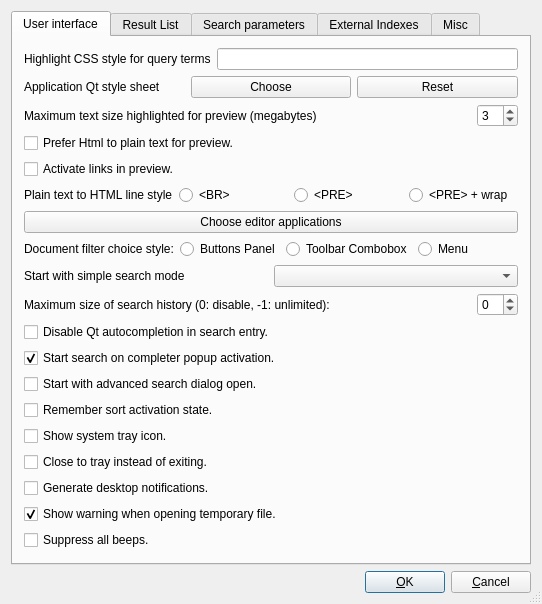
<?xml version="1.0" encoding="UTF-8"?>
<ui version="4.0">
 <class>uiPrefsDialogBase</class>
 <widget class="QDialog" name="uiPrefsDialogBase">
  <property name="geometry">
   <rect>
    <x>0</x>
    <y>0</y>
    <width>542</width>
    <height>449</height>
   </rect>
  </property>
  <property name="windowTitle">
   <string>Recoll - User Preferences</string>
  </property>
  <property name="sizeGripEnabled">
   <bool>true</bool>
  </property>
   <layout class="QVBoxLayout">
    <item>
     <widget class="QTabWidget" name="tabWidget">
      <property name="currentIndex">
       <number>0</number>
      </property>
      <widget class="QWidget" name="tab">
       <attribute name="title">
        <string>User interface</string>
       </attribute>
       <layout class="QVBoxLayout">
        <item>
         <layout class="QVBoxLayout">
          <item>
           <layout class="QHBoxLayout">
            <item>
             <widget class="QLabel" name="textLabelqtc">
              <property name="text">
               <string>Highlight CSS style for query terms</string>
              </property>
              <property name="wordWrap">
               <bool>false</bool>
              </property>
             </widget>
            </item>
            <item>
             <widget class="QLineEdit" name="qtermStyleLE">
              <property name="minimumSize">
               <size>
                <width>50</width>
                <height>0</height>
               </size>
              </property>
              <property name="toolTip">
               <string>Query terms highlighting in results. &lt;br&gt;Maybe try something like &quot;color:red;background:yellow&quot; for something more lively than the default blue...</string>
              </property>
             </widget>
            </item>
           </layout>
          </item>
          <item>
           <layout class="QHBoxLayout">
            <item>
             <widget class="QLabel" name="tLSTL">
              <property name="text">
               <string>Application Qt style sheet</string>
              </property>
              <property name="wordWrap">
               <bool>false</bool>
              </property>
             </widget>
            </item>
            <item>
             <widget class="QPushButton" name="stylesheetPB">
              <property name="toolTip">
               <string>Opens a dialog to select the style sheet file</string>
              </property>
              <property name="text">
               <string>Choose</string>
              </property>
             </widget>
            </item>
            <item>
             <widget class="QPushButton" name="resetSSPB">
              <property name="toolTip">
               <string>Resets the style sheet to default</string>
              </property>
              <property name="text">
               <string>Reset</string>
              </property>
             </widget>
            </item>
           </layout>
          </item>
          <item>
           <layout class="QHBoxLayout">
            <item>
             <widget class="QLabel" name="textLabelHL">
              <property name="sizePolicy">
               <sizepolicy hsizetype="Preferred" vsizetype="Preferred">
                <horstretch>1</horstretch>
                <verstretch>0</verstretch>
               </sizepolicy>
              </property>
              <property name="toolTip">
               <string>Texts over this size will not be highlighted in preview (too slow).</string>
              </property>
              <property name="text">
               <string>Maximum text size highlighted for preview (megabytes)</string>
              </property>
              <property name="wordWrap">
               <bool>false</bool>
              </property>
             </widget>
            </item>
            <item>
             <widget class="QSpinBox" name="maxHLTSB">
              <property name="minimum">
               <number>1</number>
              </property>
              <property name="value">
               <number>3</number>
              </property>
             </widget>
            </item>
           </layout>
          </item>
          <item>
           <widget class="QCheckBox" name="previewHtmlCB">
            <property name="text">
             <string>Prefer Html to plain text for preview.</string>
            </property>
            <property name="checked">
             <bool>false</bool>
            </property>
           </widget>
          </item>
          <item>
           <widget class="QCheckBox" name="previewActiveLinksCB">
            <property name="toolTip">
             <string>Make links inside the preview window clickable, and start an external browser when they are clicked.</string>
            </property>
            <property name="text">
             <string>Activate links in preview.</string>
            </property>
            <property name="checked">
             <bool>false</bool>
            </property>
           </widget>
          </item>
          <item>
           <layout class="QHBoxLayout" name="horizontalLayout">
            <item>
             <widget class="QLabel" name="label">
              <property name="toolTip">
               <string>Lines in PRE text are not folded. Using BR loses some indentation. PRE + Wrap style may be what you want.</string>
              </property>
              <property name="text">
               <string>Plain text to HTML line style</string>
              </property>
             </widget>
            </item>
            <item>
             <widget class="QRadioButton" name="plainBRRB">
              <property name="text">
               <string>&lt;BR&gt;</string>
              </property>
              <attribute name="buttonGroup">
               <string notr="true">buttonGroup</string>
              </attribute>
             </widget>
            </item>
            <item>
             <widget class="QRadioButton" name="plainPRERB">
              <property name="text">
               <string>&lt;PRE&gt;</string>
              </property>
              <attribute name="buttonGroup">
               <string notr="true">buttonGroup</string>
              </attribute>
             </widget>
            </item>
            <item>
             <widget class="QRadioButton" name="plainPREWRAPRB">
              <property name="text">
               <string>&lt;PRE&gt; + wrap</string>
              </property>
              <attribute name="buttonGroup">
               <string notr="true">buttonGroup</string>
              </attribute>
             </widget>
            </item>
           </layout>
          </item>
          <item>
           <widget class="QPushButton" name="viewActionPB">
            <property name="text">
             <string>Choose editor applications</string>
            </property>
           </widget>
          </item>
          <item>
           <layout class="QHBoxLayout" name="horizontalLayout1">
            <item>
             <widget class="QLabel" name="label1">
              <property name="toolTip">
               <string>Decide if document filters are shown as radio buttons, toolbar combobox, or menu.</string>
              </property>
              <property name="text">
               <string>Document filter choice style:</string>
              </property>
             </widget>
            </item>
            <item>
             <widget class="QRadioButton" name="filterBT_RB">
              <property name="text">
               <string>Buttons Panel</string>
              </property>
              <attribute name="buttonGroup">
               <string notr="true">buttonGroup_2</string>
              </attribute>
             </widget>
            </item>
            <item>
             <widget class="QRadioButton" name="filterCMB_RB">
              <property name="text">
               <string>Toolbar Combobox</string>
              </property>
              <attribute name="buttonGroup">
               <string notr="true">buttonGroup_2</string>
              </attribute>
             </widget>
            </item>
            <item>
             <widget class="QRadioButton" name="filterMN_RB">
              <property name="text">
               <string>Menu</string>
              </property>
              <attribute name="buttonGroup">
               <string notr="true">buttonGroup_2</string>
              </attribute>
             </widget>
            </item>
           </layout>
          </item>
          <item>
           <layout class="QHBoxLayout">
            <item>
             <widget class="QLabel" name="textLabelSST">
              <property name="text">
               <string>Start with simple search mode</string>
              </property>
              <property name="wordWrap">
               <bool>false</bool>
              </property>
             </widget>
            </item>
            <item>
             <widget class="QComboBox" name="ssearchTypCMB"/>
            </item>
           </layout>
          </item>
          <item>
           <layout class="QHBoxLayout">
            <item>
             <widget class="QLabel" name="hsLBL">
              <property name="sizePolicy">
               <sizepolicy hsizetype="Preferred" vsizetype="Preferred">
                <horstretch>1</horstretch>
                <verstretch>0</verstretch>
               </sizepolicy>
              </property>
              <property name="toolTip">
               <string>Limit the size of the search history. Use 0 to disable, -1 for unlimited.</string>
              </property>
              <property name="text">
               <string>Maximum size of search history (0: disable, -1: unlimited):</string>
              </property>
              <property name="wordWrap">
               <bool>false</bool>
              </property>
             </widget>
            </item>
            <item>
             <widget class="QSpinBox" name="maxHistSizeSB">
              <property name="minimum">
               <number>-1</number>
              </property>
              <property name="value">
               <number>0</number>
              </property>
             </widget>
            </item>
           </layout>
          </item>
          <item>
           <widget class="QCheckBox" name="ssNoCompleteCB">
            <property name="text">
             <string>Disable Qt autocompletion in search entry.</string>
            </property>
            <property name="checked">
             <bool>false</bool>
            </property>
           </widget>
          </item>
          <item>
           <widget class="QCheckBox" name="ssSearchOnCompleteCB">
            <property name="text">
             <string>Start search on completer popup activation.</string>
            </property>
            <property name="checked">
             <bool>true</bool>
            </property>
           </widget>
          </item>
          <item>
           <widget class="QCheckBox" name="initStartAdvCB">
            <property name="text">
             <string>Start with advanced search dialog open.</string>
            </property>
            <property name="checked">
             <bool>false</bool>
            </property>
           </widget>
          </item>
          <item>
           <widget class="QCheckBox" name="keepSortCB">
            <property name="text">
             <string>Remember sort activation state.</string>
            </property>
            <property name="checked">
             <bool>false</bool>
            </property>
           </widget>
          </item>
          <item>
           <widget class="QCheckBox" name="showTrayIconCB">
            <property name="text">
             <string>Show system tray icon.</string>
            </property>
            <property name="checked">
             <bool>false</bool>
            </property>
           </widget>
          </item>
          <item>
           <widget class="QCheckBox" name="closeToTrayCB">
            <property name="text">
             <string>Close to tray instead of exiting.</string>
            </property>
            <property name="checked">
             <bool>false</bool>
            </property>
           </widget>
          </item>
          <item>
           <widget class="QCheckBox" name="trayMessagesCB">
            <property name="text">
             <string>Generate desktop notifications.</string>
            </property>
            <property name="checked">
             <bool>false</bool>
            </property>
           </widget>
          </item>
          <item>
           <widget class="QCheckBox" name="showTempFileWarningCB">
            <property name="text">
             <string>Show warning when opening temporary file.</string>
            </property>
            <property name="checked">
             <bool>true</bool>
            </property>
           </widget>
          </item>
          <item>
           <widget class="QCheckBox" name="noBeepsCB">
            <property name="text">
             <string>Suppress all beeps.</string>
            </property>
            <property name="checked">
             <bool>false</bool>
            </property>
           </widget>
          </item>
          <item>
           <spacer name="spacer4">
            <property name="orientation">
             <enum>Qt::Vertical</enum>
            </property>
            <property name="sizeType">
             <enum>QSizePolicy::Expanding</enum>
            </property>
            <property name="sizeHint" stdset="0">
             <size>
              <width>20</width>
              <height>70</height>
             </size>
            </property>
           </spacer>
          </item>
         </layout>
        </item>
       </layout>
      </widget>
      <widget class="QWidget" name="tab_2">
       <attribute name="title">
        <string>Result List</string>
       </attribute>
       <layout class="QVBoxLayout">
        <item>
         <layout class="QVBoxLayout">
          <item>
           <layout class="QHBoxLayout">
            <item>
             <widget class="QLabel" name="textLabel1">
              <property name="sizePolicy">
               <sizepolicy hsizetype="Preferred" vsizetype="Preferred">
                <horstretch>1</horstretch>
                <verstretch>0</verstretch>
               </sizepolicy>
              </property>
              <property name="text">
               <string>Number of entries in a result page</string>
              </property>
              <property name="wordWrap">
               <bool>false</bool>
              </property>
             </widget>
            </item>
            <item>
             <widget class="QSpinBox" name="pageLenSB">
              <property name="minimum">
               <number>1</number>
              </property>
              <property name="maximum">
               <number>9999</number>
              </property>
              <property name="value">
               <number>8</number>
              </property>
             </widget>
            </item>
           </layout>
          </item>
          <item>
           <layout class="QHBoxLayout">
            <item>
             <widget class="QLabel" name="textLabel4">
              <property name="text">
               <string>Result list font</string>
              </property>
              <property name="wordWrap">
               <bool>false</bool>
              </property>
             </widget>
            </item>
            <item>
             <widget class="QPushButton" name="reslistFontPB">
              <property name="toolTip">
               <string>Opens a dialog to select the result list font</string>
              </property>
              <property name="text">
               <string>Helvetica-10</string>
              </property>
             </widget>
            </item>
            <item>
             <widget class="QPushButton" name="resetFontPB">
              <property name="toolTip">
               <string>Resets the result list font to the system default</string>
              </property>
              <property name="text">
               <string>Reset</string>
              </property>
             </widget>
            </item>
           </layout>
          </item>
          <item>
           <layout class="QHBoxLayout">
            <item>
             <widget class="QCommandLinkButton" name="CLEditPara">
              <property name="text">
               <string>Edit result paragraph format string</string>
              </property>
             </widget>
            </item>
           </layout>
          </item>
          <item>
           <widget class="QCommandLinkButton" name="CLEditHeader">
            <property name="text">
             <string>Edit result page html header insert</string>
            </property>
           </widget>
          </item>
          <item>
           <layout class="QHBoxLayout">
            <item>
             <widget class="QLabel" name="textLabelDateFormat">
              <property name="text">
               <string>Date format (strftime(3))</string>
              </property>
              <property name="wordWrap">
               <bool>false</bool>
              </property>
             </widget>
            </item>
            <item>
             <widget class="QLineEdit" name="dateformatLE">
              <property name="minimumSize">
               <size>
                <width>30</width>
                <height>0</height>
               </size>
              </property>
             </widget>
            </item>
           </layout>
          </item>
          <item>
           <layout class="QHBoxLayout">
            <item>
             <widget class="QLabel" name="textLabelAbss">
              <property name="text">
               <string>Abstract snippet separator</string>
              </property>
              <property name="wordWrap">
               <bool>false</bool>
              </property>
             </widget>
            </item>
            <item>
             <widget class="QLineEdit" name="abssepLE">
              <property name="minimumSize">
               <size>
                <width>30</width>
                <height>0</height>
               </size>
              </property>
             </widget>
            </item>
           </layout>
          </item>
          <item>
           <layout class="QHBoxLayout">
            <item>
             <widget class="QLabel" name="tLSTL1">
              <property name="toolTip">
               <string>User style to apply to the snippets window.&lt;br&gt; Note: the result page header insert is also included in the snippets window header.</string>
              </property>
              <property name="text">
               <string>Snippets window CSS file</string>
              </property>
              <property name="wordWrap">
               <bool>false</bool>
              </property>
             </widget>
            </item>
            <item>
             <widget class="QPushButton" name="snipCssPB">
              <property name="toolTip">
               <string>Opens a dialog to select the Snippets window CSS style sheet file</string>
              </property>
              <property name="text">
               <string>Choose</string>
              </property>
             </widget>
            </item>
            <item>
             <widget class="QPushButton" name="resetSnipCssPB">
              <property name="toolTip">
               <string>Resets the Snippets window style</string>
              </property>
              <property name="text">
               <string>Reset</string>
              </property>
             </widget>
            </item>
           </layout>
          </item>
          <item>
           <layout class="QHBoxLayout">
            <item>
             <widget class="QLabel" name="snipwMaxLenLBL">
              <property name="sizePolicy">
               <sizepolicy hsizetype="Preferred" vsizetype="Preferred">
                <horstretch>1</horstretch>
                <verstretch>0</verstretch>
               </sizepolicy>
              </property>
              <property name="text">
               <string>Maximum number of snippets displayed in the snippets window</string>
              </property>
              <property name="wordWrap">
               <bool>false</bool>
              </property>
             </widget>
            </item>
            <item>
             <widget class="QSpinBox" name="snipwMaxLenSB">
              <property name="minimum">
               <number>1</number>
              </property>
              <property name="maximum">
               <number>10000000</number>
              </property>
              <property name="singleStep">
               <number>10</number>
              </property>
              <property name="value">
               <number>1000</number>
              </property>
             </widget>
            </item>
           </layout>
          </item>
          <item>
           <widget class="QCheckBox" name="snipwByPageCB">
            <property name="text">
             <string>Sort snippets by page number (default: by weight).</string>
            </property>
            <property name="checked">
             <bool>false</bool>
            </property>
           </widget>
          </item>
         </layout>
        </item>
        <item>
         <spacer name="verticalSpacer">
          <property name="orientation">
           <enum>Qt::Vertical</enum>
          </property>
          <property name="sizeHint" stdset="0">
           <size>
            <width>20</width>
            <height>40</height>
           </size>
          </property>
         </spacer>
        </item>
       </layout>
      </widget>
      <widget class="QWidget" name="tab1">
       <attribute name="title">
        <string>Search parameters</string>
       </attribute>
       <layout class="QVBoxLayout">
        <item>
         <widget class="QCheckBox" name="collapseDupsCB">
          <property name="toolTip">
           <string>If checked, results with the same content under different names will only be shown once.</string>
          </property>
          <property name="text">
           <string>Hide duplicate results.</string>
          </property>
          <property name="checked">
           <bool>false</bool>
          </property>
         </widget>
        </item>
        <item>
         <layout class="QVBoxLayout">
          <item>
           <layout class="QHBoxLayout">
            <item>
             <widget class="QLabel" name="textLabel1_2">
              <property name="text">
               <string>Stemming language</string>
              </property>
              <property name="wordWrap">
               <bool>false</bool>
              </property>
             </widget>
            </item>
            <item>
             <widget class="QComboBox" name="stemLangCMB"/>
            </item>
           </layout>
          </item>
          <item>
           <widget class="Line" name="lineX">
            <property name="frameShape">
             <enum>QFrame::HLine</enum>
            </property>
            <property name="frameShadow">
             <enum>QFrame::Sunken</enum>
            </property>
           </widget>
          </item>
          <item>
           <widget class="QCheckBox" name="autoPhraseCB">
            <property name="toolTip">
             <string>A search for [rolling stones] (2 terms) will be changed to [rolling or stones or (rolling phrase 2 stones)]. 
This should give higher precedence to the results where the search terms appear exactly as entered.</string>
            </property>
            <property name="text">
             <string>Automatically add phrase to simple searches</string>
            </property>
           </widget>
          </item>
          <item>
           <layout class="QHBoxLayout">
            <item>
             <widget class="QLabel" name="textLabel33">
              <property name="sizePolicy">
               <sizepolicy hsizetype="Preferred" vsizetype="Preferred">
                <horstretch>1</horstretch>
                <verstretch>0</verstretch>
               </sizepolicy>
              </property>
              <property name="toolTip">
               <string>Frequency percentage threshold over which we do not use terms inside autophrase. 
Frequent terms are a major performance issue with phrases. 
Skipped terms augment the phrase slack, and reduce the autophrase efficiency.
The default value is 2 (percent). </string>
              </property>
              <property name="text">
               <string>Autophrase term frequency threshold percentage</string>
              </property>
              <property name="wordWrap">
               <bool>false</bool>
              </property>
             </widget>
            </item>
            <item>
             <widget class="QDoubleSpinBox" name="autoPThreshSB">
              <property name="singleStep">
               <double>0.200000000000000</double>
              </property>
              <property name="value">
               <double>2.000000000000000</double>
              </property>
             </widget>
            </item>
           </layout>
          </item>
          <item>
           <widget class="Line" name="line2">
            <property name="frameShape">
             <enum>QFrame::HLine</enum>
            </property>
            <property name="frameShadow">
             <enum>QFrame::Sunken</enum>
            </property>
           </widget>
          </item>
          <item>
           <widget class="QCheckBox" name="buildAbsCB">
            <property name="toolTip">
             <string>Do we try to build abstracts for result list entries by using the context of query terms ? 
May be slow for big documents.</string>
            </property>
            <property name="text">
             <string>Dynamically build abstracts</string>
            </property>
           </widget>
          </item>
          <item>
           <widget class="QCheckBox" name="replAbsCB">
            <property name="toolTip">
             <string>Do we synthetize an abstract even if the document seemed to have one?</string>
            </property>
            <property name="text">
             <string>Replace abstracts from documents</string>
            </property>
           </widget>
          </item>
          <item>
           <layout class="QHBoxLayout">
            <item>
             <widget class="QLabel" name="textLabel2">
              <property name="sizePolicy">
               <sizepolicy hsizetype="Preferred" vsizetype="Preferred">
                <horstretch>2</horstretch>
                <verstretch>0</verstretch>
               </sizepolicy>
              </property>
              <property name="text">
               <string>Synthetic abstract size (characters)</string>
              </property>
              <property name="wordWrap">
               <bool>false</bool>
              </property>
             </widget>
            </item>
            <item>
             <widget class="QSpinBox" name="syntlenSB">
              <property name="sizePolicy">
               <sizepolicy hsizetype="Expanding" vsizetype="Fixed">
                <horstretch>1</horstretch>
                <verstretch>0</verstretch>
               </sizepolicy>
              </property>
              <property name="minimum">
               <number>80</number>
              </property>
              <property name="maximum">
               <number>100000</number>
              </property>
              <property name="singleStep">
               <number>10</number>
              </property>
              <property name="value">
               <number>250</number>
              </property>
             </widget>
            </item>
           </layout>
          </item>
          <item>
           <layout class="QHBoxLayout">
            <item>
             <widget class="QLabel" name="textLabel3">
              <property name="sizePolicy">
               <sizepolicy hsizetype="Preferred" vsizetype="Preferred">
                <horstretch>1</horstretch>
                <verstretch>0</verstretch>
               </sizepolicy>
              </property>
              <property name="text">
               <string>Synthetic abstract context words</string>
              </property>
              <property name="wordWrap">
               <bool>false</bool>
              </property>
             </widget>
            </item>
            <item>
             <widget class="QSpinBox" name="syntctxSB">
              <property name="minimum">
               <number>2</number>
              </property>
              <property name="maximum">
               <number>20000</number>
              </property>
              <property name="value">
               <number>4</number>
              </property>
             </widget>
            </item>
           </layout>
          </item>
          <item>
           <widget class="Line" name="line3">
            <property name="frameShape">
             <enum>QFrame::HLine</enum>
            </property>
            <property name="frameShadow">
             <enum>QFrame::Sunken</enum>
            </property>
           </widget>
          </item>
          <item>
           <layout class="QHBoxLayout">
            <item>
             <widget class="QLabel" name="textLabel14">
              <property name="sizePolicy">
               <sizepolicy hsizetype="Preferred" vsizetype="Preferred">
                <horstretch>1</horstretch>
                <verstretch>0</verstretch>
               </sizepolicy>
              </property>
              <property name="toolTip">
               <string>The words in the list will be automatically turned to ext:xxx clauses in the query language entry.</string>
              </property>
              <property name="text">
               <string>Query language magic file name suffixes.</string>
              </property>
              <property name="wordWrap">
               <bool>false</bool>
              </property>
             </widget>
            </item>
            <item>
             <widget class="QCheckBox" name="autoSuffsCB">
              <property name="text">
               <string>Enable</string>
              </property>
             </widget>
            </item>
            <item>
             <widget class="QLineEdit" name="autoSuffsLE">
              <property name="minimumSize">
               <size>
                <width>30</width>
                <height>0</height>
               </size>
              </property>
             </widget>
            </item>
           </layout>
          </item>
          <item>
           <widget class="Line" name="line31">
            <property name="frameShape">
             <enum>QFrame::HLine</enum>
            </property>
            <property name="frameShadow">
             <enum>QFrame::Sunken</enum>
            </property>
           </widget>
          </item>
          <item>
           <layout class="QHBoxLayout">
            <item>
             <widget class="QLabel" name="textLabelSG">
              <property name="sizePolicy">
               <sizepolicy hsizetype="Preferred" vsizetype="Preferred">
                <horstretch>1</horstretch>
                <verstretch>0</verstretch>
               </sizepolicy>
              </property>
              <property name="text">
               <string>Synonyms file</string>
              </property>
              <property name="wordWrap">
               <bool>false</bool>
              </property>
             </widget>
            </item>
            <item>
             <widget class="QCheckBox" name="synFileCB">
              <property name="text">
               <string>Enable</string>
              </property>
             </widget>
            </item>
            <item>
             <widget class="QPushButton" name="synFilePB">
              <property name="minimumSize">
               <size>
                <width>30</width>
                <height>0</height>
               </size>
              </property>
              <property name="text">
               <string>Choose</string>
              </property>
             </widget>
            </item>
           </layout>
          </item>
          <item>
           <spacer name="spacer2">
            <property name="orientation">
             <enum>Qt::Vertical</enum>
            </property>
            <property name="sizeType">
             <enum>QSizePolicy::Expanding</enum>
            </property>
            <property name="sizeHint" stdset="0">
             <size>
              <width>20</width>
              <height>70</height>
             </size>
            </property>
           </spacer>
          </item>
         </layout>
        </item>
       </layout>
      </widget>
      <widget class="QWidget" name="ExtraDb">
       <attribute name="title">
        <string>External Indexes</string>
       </attribute>
       <layout class="QVBoxLayout">
        <item>
         <layout class="QVBoxLayout">
          <item>
           <widget class="QListWidget" name="idxLV">
            <property name="selectionMode">
             <enum>QAbstractItemView::ExtendedSelection</enum>
            </property>
           </widget>
          </item>
          <item>
           <layout class="QHBoxLayout">
            <item>
             <widget class="QPushButton" name="togExtraDbPB">
              <property name="text">
               <string>Toggle selected</string>
              </property>
             </widget>
            </item>
            <item>
             <widget class="QPushButton" name="actAllExtraDbPB">
              <property name="text">
               <string>Activate All</string>
              </property>
             </widget>
            </item>
            <item>
             <widget class="QPushButton" name="unacAllExtraDbPB">
              <property name="text">
               <string>Deactivate All</string>
              </property>
             </widget>
            </item>
            <item>
             <widget class="QPushButton" name="ptransPB">
              <property name="toolTip">
               <string>Set path translations for the selected index or for the main one if no selection exists.</string>
              </property>
              <property name="text">
               <string>Paths translations</string>
              </property>
             </widget>
            </item>
           </layout>
          </item>
          <item>
           <widget class="Line" name="line2_2">
            <property name="frameShape">
             <enum>QFrame::HLine</enum>
            </property>
            <property name="frameShadow">
             <enum>QFrame::Sunken</enum>
            </property>
           </widget>
          </item>
          <item>
           <layout class="QHBoxLayout">
            <item>
             <widget class="QPushButton" name="delExtraDbPB">
              <property name="toolTip">
               <string>Remove from list. This has no effect on the disk index.</string>
              </property>
              <property name="text">
               <string>Remove selected</string>
              </property>
             </widget>
            </item>
            <item>
             <spacer name="spacer3">
              <property name="orientation">
               <enum>Qt::Horizontal</enum>
              </property>
              <property name="sizeType">
               <enum>QSizePolicy::Expanding</enum>
              </property>
              <property name="sizeHint" stdset="0">
               <size>
                <width>16</width>
                <height>20</height>
               </size>
              </property>
             </spacer>
            </item>
            <item>
             <widget class="QPushButton" name="addExtraDbPB">
              <property name="enabled">
               <bool>true</bool>
              </property>
              <property name="toolTip">
               <string>Click to add another index directory to the list. You can select either a Recoll configuration directory or a Xapian index.</string>
              </property>
              <property name="text">
               <string>Add index</string>
              </property>
             </widget>
            </item>
           </layout>
          </item>
         </layout>
        </item>
       </layout>
      </widget>
      <widget class="QWidget" name="tab_3">
       <attribute name="title">
        <string>Misc</string>
       </attribute>
       <layout class="QVBoxLayout" name="verticalLayout_3">
        <item>
         <layout class="QVBoxLayout" name="verticalLayout_2">
          <item>
           <widget class="QCheckBox" name="anchorTamilHackCB">
            <property name="text">
             <string>Work around QTBUG-78923 by inserting space before anchor text</string>
            </property>
           </widget>
          </item>
          <item>
           <spacer name="verticalSpacer_2">
            <property name="orientation">
             <enum>Qt::Vertical</enum>
            </property>
            <property name="sizeHint" stdset="0">
             <size>
              <width>20</width>
              <height>40</height>
             </size>
            </property>
           </spacer>
          </item>
         </layout>
        </item>
       </layout>
      </widget>
     </widget>
    </item>
    <item>
     <layout class="QHBoxLayout">
      <item>
       <spacer name="Horizontal Spacing2">
        <property name="orientation">
         <enum>Qt::Horizontal</enum>
        </property>
        <property name="sizeType">
         <enum>QSizePolicy::Expanding</enum>
        </property>
        <property name="sizeHint" stdset="0">
         <size>
          <width>210</width>
          <height>20</height>
         </size>
        </property>
       </spacer>
      </item>
      <item>
       <widget class="QPushButton" name="buttonOk">
        <property name="toolTip">
         <string>Apply changes</string>
        </property>
        <property name="text">
         <string>&amp;OK</string>
        </property>
        <property name="shortcut">
         <string/>
        </property>
        <property name="autoDefault">
         <bool>true</bool>
        </property>
        <property name="default">
         <bool>true</bool>
        </property>
       </widget>
      </item>
      <item>
       <widget class="QPushButton" name="buttonCancel">
        <property name="toolTip">
         <string>Discard changes</string>
        </property>
        <property name="text">
         <string>&amp;Cancel</string>
        </property>
        <property name="shortcut">
         <string/>
        </property>
        <property name="autoDefault">
         <bool>true</bool>
        </property>
       </widget>
      </item>
     </layout>
    </item>
   </layout>
 </widget>
 <layoutdefault spacing="6" margin="11"/>
 <resources/>
 <connections/>
 <buttongroups>
  <buttongroup name="buttonGroup"/>
  <buttongroup name="buttonGroup_2"/>
 </buttongroups>
</ui>
